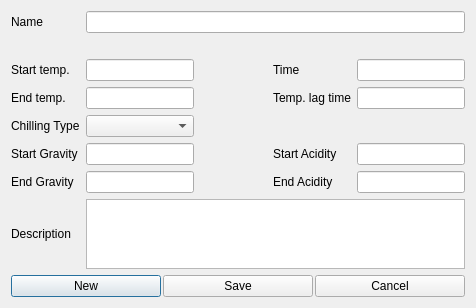
<?xml version="1.0" encoding="UTF-8"?>
<ui version="4.0">
 <class>boilStepEditor</class>
 <widget class="QDialog" name="boilStepEditor">
  <property name="geometry">
   <rect>
    <x>0</x>
    <y>0</y>
    <width>476</width>
    <height>182</height>
   </rect>
  </property>
  <property name="windowTitle">
   <string>Boil Step Editor</string>
  </property>
  <layout class="QVBoxLayout" name="verticalLayout">
   <item>
    <layout class="QGridLayout" name="gridLayout">
     <item row="0" column="1">
      <widget class="QLabel" name="label_name">
       <property name="text">
        <string>Name</string>
       </property>
       <property name="buddy">
        <cstring>lineEdit_name</cstring>
       </property>
      </widget>
     </item>
     <item row="0" column="2" colspan="4">
      <widget class="SmartLineEdit" name="lineEdit_name">
       <property name="toolTip">
        <string>Name</string>
       </property>
      </widget>
     </item>
     <item row="1" column="3">
      <spacer name="horizontalSpacer">
       <property name="orientation">
        <enum>Qt::Horizontal</enum>
       </property>
       <property name="sizeHint" stdset="0">
        <size>
         <width>40</width>
         <height>20</height>
        </size>
       </property>
      </spacer>
     </item>
     <item row="2" column="1">
      <widget class="SmartLabel" name="label_startTemp">
       <property name="contextMenuPolicy">
        <enum>Qt::CustomContextMenu</enum>
       </property>
       <property name="text">
        <string>Start temp.</string>
       </property>
       <property name="buddy">
        <cstring>lineEdit_startTemp</cstring>
       </property>
      </widget>
     </item>
     <item row="2" column="2">
      <widget class="SmartLineEdit" name="lineEdit_startTemp">
       <property name="toolTip">
        <string>Target temp. of this step</string>
       </property>
      </widget>
     </item>
     <item row="2" column="4">
      <widget class="SmartLabel" name="label_stepTime">
       <property name="sizePolicy">
        <sizepolicy hsizetype="Expanding" vsizetype="Preferred">
         <horstretch>0</horstretch>
         <verstretch>0</verstretch>
        </sizepolicy>
       </property>
       <property name="contextMenuPolicy">
        <enum>Qt::CustomContextMenu</enum>
       </property>
       <property name="text">
        <string>Time</string>
       </property>
       <property name="buddy">
        <cstring>lineEdit_stepTime</cstring>
       </property>
      </widget>
     </item>
     <item row="2" column="5">
      <widget class="SmartLineEdit" name="lineEdit_stepTime">
       <property name="toolTip">
        <string>Time to conduct the step</string>
       </property>
      </widget>
     </item>
     <item row="4" column="1">
      <widget class="SmartLabel" name="label_endTemp">
       <property name="contextMenuPolicy">
        <enum>Qt::CustomContextMenu</enum>
       </property>
       <property name="text">
        <string>End temp.</string>
       </property>
       <property name="buddy">
        <cstring>lineEdit_endTemp</cstring>
       </property>
      </widget>
     </item>
     <item row="4" column="2">
      <widget class="SmartLineEdit" name="lineEdit_endTemp">
       <property name="toolTip">
        <string>Final temp. of this step</string>
       </property>
      </widget>
     </item>
     <item row="4" column="4">
      <widget class="SmartLabel" name="label_rampTime">
       <property name="contextMenuPolicy">
        <enum>Qt::CustomContextMenu</enum>
       </property>
       <property name="text">
        <string>Temp. lag time</string>
       </property>
       <property name="buddy">
        <cstring>lineEdit_rampTime</cstring>
       </property>
      </widget>
     </item>
     <item row="4" column="5">
      <widget class="SmartLineEdit" name="lineEdit_rampTime">
       <property name="toolTip">
        <string>Lag time</string>
       </property>
      </widget>
     </item>
     <item row="6" column="1">
      <widget class="QLabel" name="label_boilStepChillingType">
       <property name="text">
        <string>Chilling Type</string>
       </property>
       <property name="buddy">
        <cstring>comboBox_boilStepChillingType</cstring>
       </property>
      </widget>
     </item>
     <item row="6" column="2">
      <widget class="BtComboBox" name="comboBox_boilStepChillingType">
       <property name="toolTip">
        <string>Chilling Type</string>
       </property>
      </widget>
     </item>
     <item row="8" column="1">
      <widget class="SmartLabel" name="label_startGravity">
       <property name="text">
        <string>Start Gravity</string>
       </property>
       <property name="buddy">
        <cstring>lineEdit_startGravity</cstring>
       </property>
      </widget>
     </item>
     <item row="8" column="2">
      <widget class="SmartLineEdit" name="lineEdit_startGravity">
      </widget>
     </item>
     <item row="8" column="4">
      <widget class="SmartLabel" name="label_startAcidity">
       <property name="text">
        <string>Start Acidity</string>
       </property>
       <property name="buddy">
        <cstring>lineEdit_startAcidity</cstring>
       </property>
      </widget>
     </item>
     <item row="8" column="5">
      <widget class="SmartLineEdit" name="lineEdit_startAcidity">
      </widget>
     </item>
     <item row="10" column="1">
      <widget class="SmartLabel" name="label_endGravity">
       <property name="text">
        <string>End Gravity</string>
       </property>
       <property name="buddy">
        <cstring>lineEdit_endGravity</cstring>
       </property>
      </widget>
     </item>
     <item row="10" column="2">
      <widget class="SmartLineEdit" name="lineEdit_endGravity">
      </widget>
     </item>
     <item row="10" column="4">
      <widget class="SmartLabel" name="label_endAcidity">
       <property name="text">
        <string>End Acidity</string>
       </property>
       <property name="buddy">
        <cstring>lineEdit_endAcidity</cstring>
       </property>
      </widget>
     </item>
     <item row="10" column="5">
      <widget class="SmartLineEdit" name="lineEdit_endAcidity">
      </widget>
     </item>
     <item row="12" column="1">
      <widget class="QLabel" name="label_description">
       <property name="toolTip">
        <string>Optional description of this boil step</string>
       </property>
       <property name="text">
        <string>Description</string>
       </property>
       <property name="buddy">
        <cstring>textEdit_description</cstring>
       </property>
      </widget>
     </item>
     <item row="12" column="2" colspan="4">
      <widget class="QTextEdit" name="textEdit_description">
      </widget>
     </item>
    </layout>
   </item>
   <item>
    <layout class="QHBoxLayout" name="horizontalLayout">
     <property name="spacing">
      <number>2</number>
     </property>
     <item>
      <widget class="QPushButton" name="pushButton_new">
       <property name="toolTip">
        <string>New</string>
       </property>
       <property name="text">
        <string>New</string>
       </property>
       <property name="icon">
        <iconset resource="../brewtarget.qrc">
         <normaloff>:/images/smallPlus.svg</normaloff>:/images/smallPlus.svg</iconset>
       </property>
      </widget>
     </item>
     <item>
      <widget class="QPushButton" name="pushButton_save">
       <property name="toolTip">
        <string>Save and close</string>
       </property>
       <property name="text">
        <string>Save</string>
       </property>
       <property name="icon">
        <iconset resource="../brewtarget.qrc">
         <normaloff>:/images/filesave.svg</normaloff>:/images/filesave.svg</iconset>
       </property>
      </widget>
     </item>
     <item>
      <widget class="QPushButton" name="pushButton_cancel">
       <property name="toolTip">
        <string>Discard and close</string>
       </property>
       <property name="text">
        <string>Cancel</string>
       </property>
       <property name="icon">
        <iconset resource="../brewtarget.qrc">
         <normaloff>:/images/exit.svg</normaloff>:/images/exit.svg</iconset>
       </property>
      </widget>
     </item>
    </layout>
   </item>
  </layout>
 </widget>
 <customwidgets>
  <customwidget>
   <class>BtComboBox</class>
   <extends>QComboBox</extends>
   <header>widgets/BtComboBox.h</header>
  </customwidget>
  <customwidget>
   <class>InfoButton</class>
   <extends>QPushButton</extends>
   <header>widgets/InfoButton.h</header>
  </customwidget>
  <customwidget>
   <class>InfoText</class>
   <extends>QLabel</extends>
   <header>widgets/InfoText.h</header>
  </customwidget>
  <customwidget>
   <class>SmartLabel</class>
   <extends>QLabel</extends>
   <header>widgets/SmartLabel.h</header>
   <slots>
    <signal>changedSystemOfMeasurementOrScale(PreviousScaleInfo)</signal>
   </slots>
  </customwidget>
  <customwidget>
   <class>SmartLineEdit</class>
   <extends>QLineEdit</extends>
   <header>widgets/SmartLineEdit.h</header>
   <slots>
    <slot>lineChanged(PreviousScaleInfo)</slot>
   </slots>
  </customwidget>
 </customwidgets>
 <resources/>
</ui>
